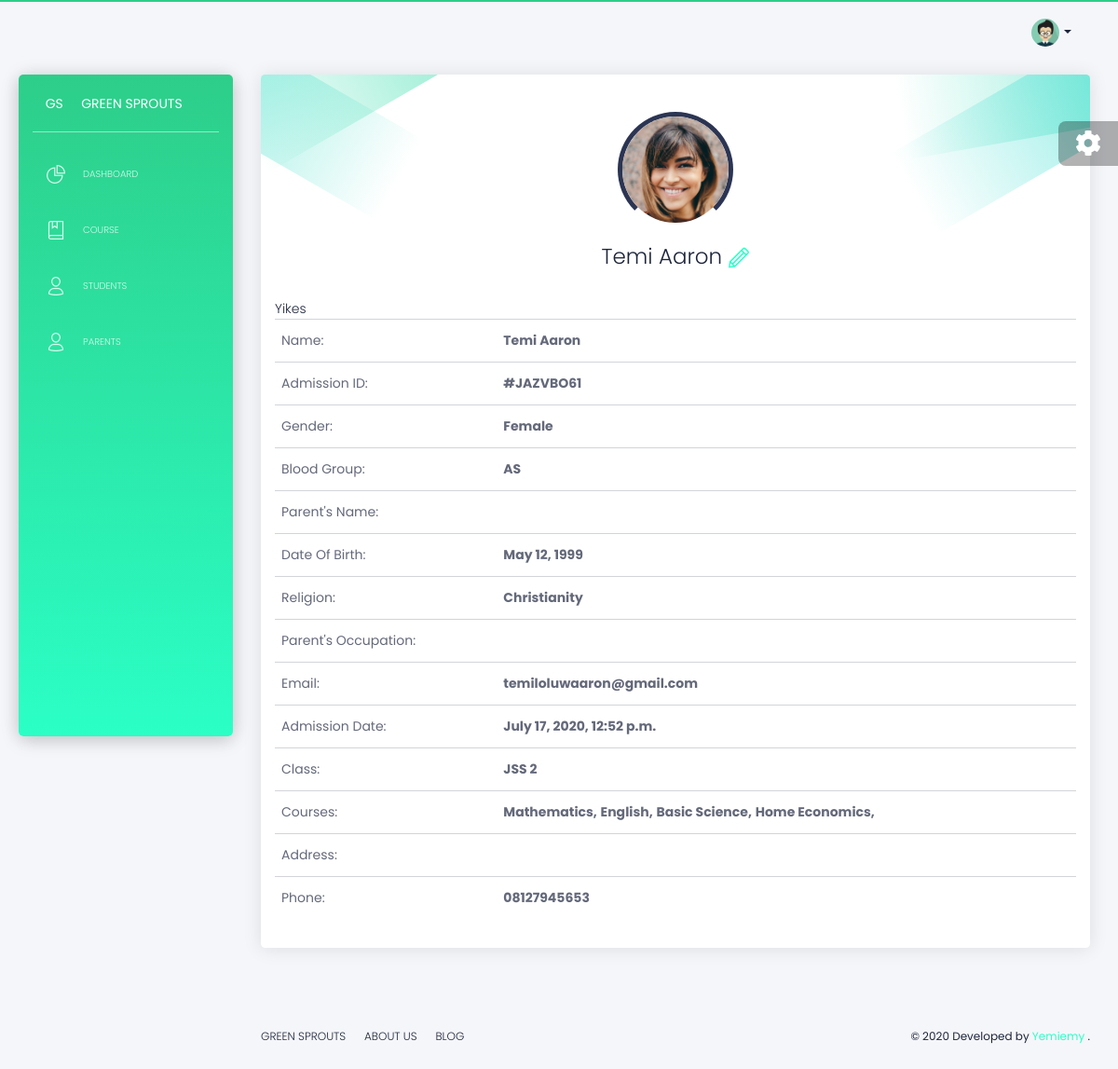
/students/temi (signed in), run on the app's committed database.
### student/models.py (models this page shows, shortened)
class Student(models.Model):
    first_name = models.CharField(max_length=120)
    last_name = models.CharField(max_length=120)
    gender = models.CharField(max_length=50, choices=GENDER_CHOICES)
    date_of_birth = models.DateField()
    blood_group = models.CharField(max_length=50)
    religion = models.CharField(max_length=50)
    email = models.EmailField()
    student_class = models.ForeignKey(Class,on_delete=models.SET_NULL, null=True,default='Please Select Class *')
    admission_id = models.CharField(max_length=120, default='ABC', unique=True)
    phone = models.CharField(max_length=50)
    short_BIO = models.TextField(blank=True, null=True)
    upload_student_photo = models.ImageField(default='default.png', upload_to='student_photo/')
    slug = models.SlugField(
        default='',
        editable=False,
        max_length=120,
    )
    date_stamp = models.DateTimeField(auto_now_add=True)
    class Meta:
        unique_together = ('first_name', 'slug')

### course/models.py (models this page shows, shortened)
class Class(models.Model):
    name = models.CharField(max_length=120)

class Course(models.Model):
    name = models.CharField(max_length=120)
    select_class = models.ForeignKey(Class, on_delete=models.SET_NULL, null=True)
    course_code = models.CharField(max_length=120, default='001', unique=True)
    slug = models.SlugField(
        default='',
        editable=False,
        max_length=120,
    )
    date_stamp = models.DateTimeField(auto_now_add=True)
    class Meta:
        unique_together = ('name', 'slug')

### student/views.py (the view)
# urls.py: path('students/<slug>', StudentDetailView.as_view(), name='student'),
class StudentDetailView(LoginRequiredMixin, DetailView):
    model = Student
    def get_context_data(self, **kwargs):
        context = super().get_context_data(**kwargs)
        context.update({
            'courses': Course.objects.all(),
        })
        return context

### templates/student/student_detail.html (shortened to what this page needs)
{% extends 'base.html' %}
{% block content %}
      <div class="content">
        <div class="row">
          <div class="col-md-12">
            <div class="card card-user">
              <div class="card-body">
                <p class="card-text">
                  <div class="author">
                    <div class="block block-one"></div>
                    <div class="block block-two"></div>
                    <div class="block block-three"></div>
                    <div class="block block-four"></div>
                    <a>
                      <img class="avatar" src="{{ object.upload_student_photo.url }}" alt="student photo">
                      <h3 class="title">{{object.first_name}} {{ object.last_name }}
                          <a href="{% url 'update-student' object.slug %}" title="Edit Student Details"><i class="tim-icons icon-pencil"></i></a>
                      </h3>
                    </a>
                  </div>
                </p>
                <div class="card-description">
                  {{object.short_BIO}}
                </div>
                <div>
                    <table class="table">
                        <tbody>
                            <tr>
                                <td>
                                    Name:
                                </td>
                                <td>
                                    <strong>{{object.first_name| capfirst}} {{ object.last_name | capfirst}}</strong>
                                </td>
                            </tr>
                            <tr>
                                <td>
                                    Admission ID:
                                </td>
                                <td>
                                    <strong>#{{object.admission_id}}</strong>
                                </td>
                            </tr>
                            <tr>
                                <td>
                                    Gender:
                                </td>
                                <td>
                                    <strong>{{object.gender}}</strong>
                                </td>
                            </tr>
                            <tr>
                                <td>
                                    Blood Group:
                                </td>
                                <td>
                                    <strong>{{object.blood_group}}</strong>
                                </td>
                            </tr>
                            <tr>
                                <td>
                                    Parent's Name:
                                </td>
                                <td>
                                </td>
                            </tr>
                            <tr>
                                <td>
                                    Date Of Birth:
                                </td>
                                <td>
                                    <strong>{{object.date_of_birth}}</strong>
                                </td>
                            </tr>
                            <tr>
                                <td>
                                    Religion:
                                </td>
                                <td>
                                    <strong>{{object.religion|capfirst}}</strong>
                                </td>
                            </tr>
                            <tr>
                                <td>
                                    Parent's Occupation:
                                </td>
                                <td>
                                </td>
                            </tr>
                            <tr>
                                <td>
                                    Email:
                                </td>
                                <td>
                                    <strong>{{object.email}}</strong>
                                </td>
                            </tr>
                            <tr>
                                <td>
                                    Admission Date:
                                </td>
                                <td>
                                    <strong>{{object.date_stamp}}</strong>
                                </td>
                            </tr>
                            <tr>
                                <td>
                                    Class:
                                </td>
                                <td>
                                    <strong>{{object.student_class.name}}</strong>
                                </td>
                            </tr>
                            <tr>
                                <td>
                                    Courses:
                                </td>
                                <td>
                                    {% for course in courses %}
                                    {% if course.select_class.name == object.student_class.name %}
                                    <strong>{{course.name}},</strong>
                                    {% elif course.select_class.name == 'Junior Class' %}
                                        {% if object.student_class.name == 'JSS 1' or object.student_class.name == 'JSS 2' or object.student_class.name == 'JSS 3'%}
                                            <strong>{{course.name}},</strong>
                                        {% endif %}
                                    {% elif course.select_class.name == 'Senior Class' %}
                                        {% if object.student_class.name == 'SSS 1' or object.student_class.name == 'SSS 2' or object.student_class.name == 'SSS 3'%}
                                            <strong>{{course.name}},</strong>
                                        {% endif %}
                                    {% elif course.select_class.name == 'All Classes' %}
                                            <strong>{{course.name}},</strong>
                                    {% endif %}
                                    {% endfor %}
                                </td>
                            </tr>
                            <tr>
                                <td>
                                    Address:
                                </td>
                                <td>
                                </td>
                            </tr>
                            <tr>
                                <td>
                                    Phone:
                                </td>
                                <td>
                                    <strong>{{object.phone}}</strong>
                                </td>
                            </tr>
                        </tbody>
                    </table>
                </div>
              </div>
            </div>
          </div>
        </div>
      </div>
      {% endblock content %}

### templates/base.html (shortened to what this page needs)
{% load static %}
<!DOCTYPE html>
<html lang="en">
<head>
  <link href="https://use.fontawesome.com/releases/v5.0.6/css/all.css" rel="stylesheet">
  <link href=" {% static 'assets/css/nucleo-icons.css' %} " rel="stylesheet" />
  <link href=" {% static 'assets/css/black-dashboard.css' %} " rel="stylesheet" />
</head>
<body class="white-content">
  <div class="wrapper">
    <div class="sidebar">
      <div class="sidebar-wrapper">
        <div class="logo">
          <a href="javascript:void(0)" class="simple-text logo-mini">
            GS
          </a>
          <a href="javascript:void(0)" class="simple-text logo-normal">
            Green Sprouts
          </a>
        </div>
        <ul class="nav">
          <li class="
          {% block dash %}
          {% endblock dash %}
            ">
            <a href="{% url 'dashboard' %}">
              <i class="tim-icons icon-chart-pie-36"></i>
              <p>Dashboard</p>
            </a>
          </li>
          <li class="
          {% block cou %}
          {% endblock cou %}
            ">
            <a href="{% url 'create' %}">
              <i class="tim-icons icon-book-bookmark"></i>
              <p>Course</p>
            </a>
          </li>
          <li class="{% block stu %} {% endblock stu %}">
            <a href="#" class="dropdown-toggle" data-toggle="dropdown">
              <i class="tim-icons icon-single-02"></i>
              <p class="">
                Students
              </p>
            </a>
          </li>
          <li class="{% block par %} {% endblock par %}">
            <a href="#" class="dropdown-toggle" data-toggle="dropdown">
              <i class="tim-icons icon-single-02"></i>
              <p class="">
                Parents
              </p>
            </a>
          </li>
        </ul>
      </div>
    </div>
    <div class="main-panel">
      <nav class="navbar navbar-expand-lg navbar-absolute navbar-transparent">
        <div class="container-fluid">
          <div class="collapse navbar-collapse" id="navigation">
            <ul class="navbar-nav ml-auto">
              <li class="dropdown nav-item">
                <a href="#" class="dropdown-toggle nav-link" data-toggle="dropdown">
                  <div class="photo">
                    <img src=" {% static 'assets/img/anime3.png' %} " alt="Profile Photo">
                  </div>
                  <b class="caret d-none d-lg-block d-xl-block"></b>
                </a>
              </li>
            </ul>
          </div>
        </div>
      </nav>
      {% block content %}
      {% endblock content %}
      <footer class="footer">
        <div class="container-fluid">
          <ul class="nav">
            <li class="nav-item">
              <a href="javascript:void(0)" class="nav-link">
                Green Sprouts
              </a>
            </li>
            <li class="nav-item">
              <a href="javascript:void(0)" class="nav-link">
                About Us
              </a>
            </li>
            <li class="nav-item">
              <a href="javascript:void(0)" class="nav-link">
                Blog
              </a>
            </li>
          </ul>
          <div class="copyright">
            ©
             Developed by
            <a href="https://rasholayemi.herokuapp.com" target="_blank"><strong>Yemiemy</strong> </a>.
          </div>
        </div>
      </footer>
    </div>
  </div>
  <div class="fixed-plugin">
    <div class="dropdown show-dropdown">
      <a href="#" data-toggle="dropdown">
        <i class="fa fa-cog fa-2x"> </i>
      </a>
    </div>
  </div>
</body>
</html>

### data on the page
Student: upload_student_photo (picture), first_name "Temi", last_name "Aaron", short_BIO "Yikes", admission_id "JAZVBO61", gender "Female", blood_group "AS", date_of_birth "May 12, 1999", religion "Christianity", email "temiloluwaaron@gmail.com", date_stamp "July 17, 2020, 12:52 p.m.", student_class.name "JSS 2", phone "08127945653"
Course: name "Mathematics"
Course: name "English"
Course: name "Basic Science"
Course: name "Home Economics"
